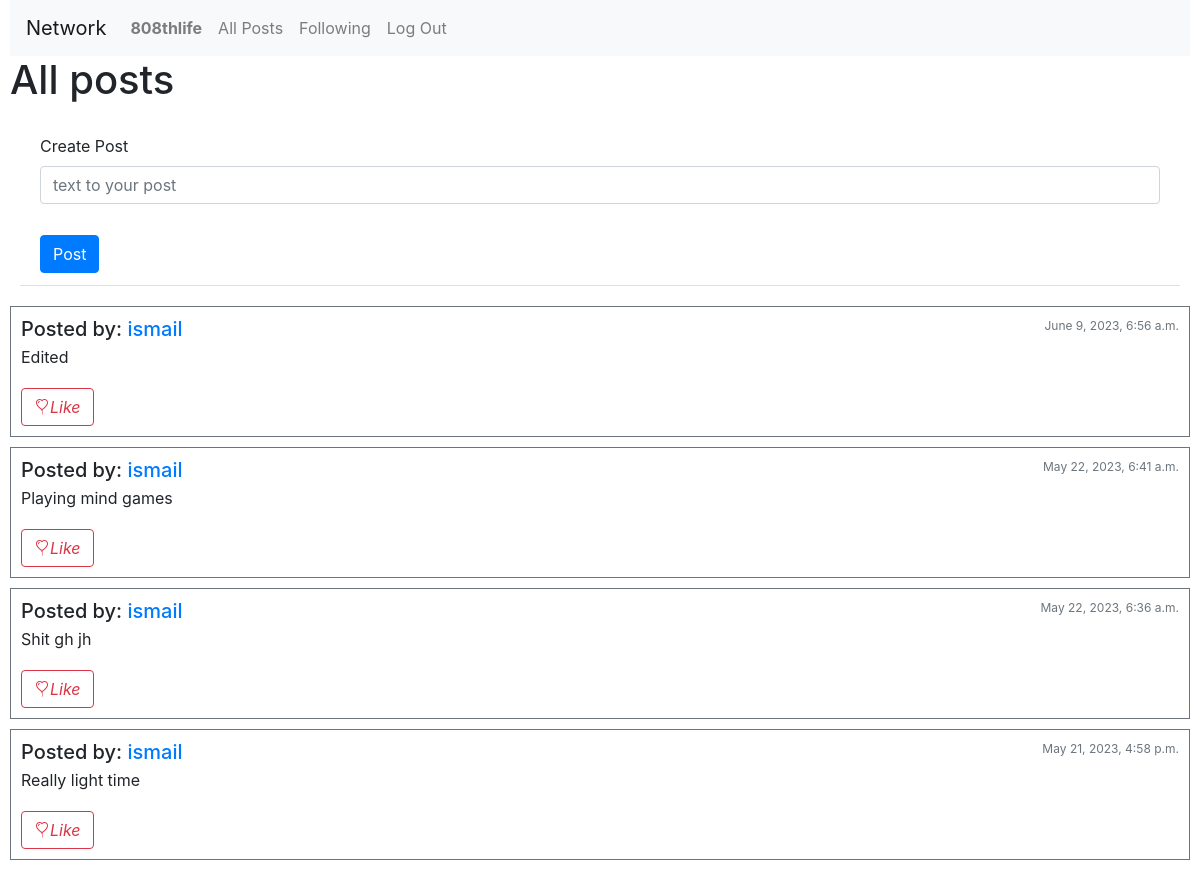
Page / (signed in) on the committed database.
### network/models.py (models this page shows, shortened)
class User(AbstractUser):
    following = models.ManyToManyField(
    "self", blank=True, related_name="followers", symmetrical=False
    )

class Post(models.Model):
    owner = models.ForeignKey(User, related_name = "owner", on_delete=models.CASCADE)
    text = models.TextField()
    timestamp = models.DateTimeField(auto_now_add=True)

### network/views.py (the view)
# urls.py: path("", views.index, name="index"),
def index(request):
    currentUser = request.user
    if not Like.objects.filter(liker= currentUser).exists():
        f= Like(liker = currentUser)
        f.save()
    likedList = Like.objects.get(liker = currentUser)
    likedList = likedList.liked.all()
    posts = Post.objects.all().order_by("-timestamp")
    paginator = Paginator(posts, 10)
    page_number = request.GET.get("page")
    page_obj = paginator.get_page(page_number)
    context = {"posts": page_obj, "likes":likedList, }
    return render(request, "network/index.html", context)

### network/templates/network/index.html (shortened to what this page needs)
{% extends "network/layout.html" %}
{% block body %}
<h1>All posts</h1>
{% if request.user.is_authenticated %}
<ul class="list-group list-group-flush">
<li class="list-group-item">
    <form action="{% url 'core:createPost' %}" method = "POST" >
    <div class="form-group">
      <label for="post-text">Create Post</label>
      <input type="text" class="form-control" name = "post-text" id="post-text" placeholder="text to your post">
    </div>
    <button type="submit" class="btn btn-primary">Post</button>
</form></li>
</ul>
{% endif %}
{% for post in posts %}
<div class="border border-secondary post">
  <div class="list-group" id = "{{post.id}}">
      <div class="d-flex w-100 justify-content-between">
        <h5 class="mb-1">Posted by: <a href = "{% url 'core:profile' post.owner%}">{{post.owner}}</a></h5>
        <small class="text-muted">{{post.timestamp}}</small>
      </div>
      <p class="mb-1" id = "post-text">{{post.text}}</p>
    <span class = "d-flex"><button type="button" class="btn btn-outline-danger" id ="like">{% if post in likes%}<i  class="bi bi-balloon-heart">Unlike</i>{%else%}<i  class="bi bi-balloon-heart">Like</i>{% endif %}</button></span>
    </div>
</div>
{% endfor %}
{% endblock %}

### network/templates/network/layout.html (shortened to what this page needs)
{% load static %}
<!DOCTYPE html>
<html lang="en">
    <head>
        <link rel="stylesheet" href="https://cdn.jsdelivr.net/npm/bootstrap-icons@1.10.5/font/bootstrap-icons.css">
        <link rel="stylesheet" href="https://stackpath.bootstrapcdn.com/bootstrap/4.4.1/css/bootstrap.min.css">
        <link href="{% static 'network/css/styles.css' %}" rel="stylesheet">
    </head>
    <body>
        <nav class="navbar navbar-expand-lg navbar-light bg-light">
            <a class="navbar-brand" href="{% url 'core:index' %}">Network</a>
            <div>
              <ul class="navbar-nav mr-auto">
                {% if user.is_authenticated %}
                    <li class="nav-item">
                        <a class="nav-link" href="{% url 'core:profile'  user.username%}"><strong id = "username">{{ user.username }}</strong></a>
                    </li>
                {% endif %}
                <li class="nav-item">
                  <a class="nav-link" href="{% url 'core:index' %}">All Posts</a>
                </li>
                {% if user.is_authenticated %}
                    <li class="nav-item">
                        <a class="nav-link" href="{% url 'core:following' %}">Following</a>
                    </li>
                    <li class="nav-item">
                        <a class="nav-link" href="{% url 'core:logout' %}">Log Out</a>
                    </li>
                {% endif %}
              </ul>
            </div>
          </nav>
        <div class="body">
            {% block body %}
            {% endblock %}
        </div>
    </body>
</html>

### network/static/network/css/styles.css (style rules this page uses)
body { margin-left:10px; margin-right:10px; }
small { font-size:12px; }
.post { margin-top: 10px; margin-bottom: 10px; }
.list-group { padding: 10px; }
button { margin-top:15px; }

### rows in the picture
User: username "808thlife"
Post: owner "ismail", timestamp "June 9, 2023, 6:56 a.m.", text "Edited"
Post: owner "ismail", timestamp "May 22, 2023, 6:41 a.m.", text "Playing mind games"
Post: owner "ismail", timestamp "May 22, 2023, 6:36 a.m.", text "Shit gh jh"
Post: owner "ismail", timestamp "May 21, 2023, 4:58 p.m.", text "Really light time"
